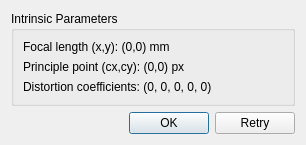
<?xml version="1.0" encoding="UTF-8"?>
<ui version="4.0">
 <class>calibrateconfirmdialog</class>
 <widget class="QDialog" name="calibrateconfirmdialog">
  <property name="geometry">
   <rect>
    <x>0</x>
    <y>0</y>
    <width>306</width>
    <height>131</height>
   </rect>
  </property>
  <property name="windowTitle">
   <string>Calibration result</string>
  </property>
  <layout class="QVBoxLayout" name="verticalLayout">
   <item>
    <widget class="QGroupBox" name="groupBox_2">
     <property name="title">
      <string>Intrinsic Parameters</string>
     </property>
     <layout class="QVBoxLayout" name="verticalLayout_2">
      <item>
       <widget class="QLabel" name="label_2">
        <property name="text">
         <string>Focal length (x,y): (0,0) mm</string>
        </property>
       </widget>
      </item>
      <item>
       <widget class="QLabel" name="label_3">
        <property name="text">
         <string>Principle point (cx,cy): (0,0) px</string>
        </property>
       </widget>
      </item>
      <item>
       <widget class="QLabel" name="label">
        <property name="text">
         <string>Distortion coefficients: (0, 0, 0, 0, 0)</string>
        </property>
       </widget>
      </item>
     </layout>
    </widget>
   </item>
   <item>
    <widget class="QDialogButtonBox" name="buttonBox">
     <property name="orientation">
      <enum>Qt::Horizontal</enum>
     </property>
     <property name="standardButtons">
      <set>QDialogButtonBox::Ok|QDialogButtonBox::Retry</set>
     </property>
    </widget>
   </item>
  </layout>
 </widget>
 <resources/>
 <connections>
  <connection>
   <sender>buttonBox</sender>
   <signal>accepted()</signal>
   <receiver>calibrateconfirmdialog</receiver>
   <slot>accept()</slot>
   <hints>
    <hint type="sourcelabel">
     <x>248</x>
     <y>254</y>
    </hint>
    <hint type="destinationlabel">
     <x>157</x>
     <y>274</y>
    </hint>
   </hints>
  </connection>
  <connection>
   <sender>buttonBox</sender>
   <signal>rejected()</signal>
   <receiver>calibrateconfirmdialog</receiver>
   <slot>reject()</slot>
   <hints>
    <hint type="sourcelabel">
     <x>316</x>
     <y>260</y>
    </hint>
    <hint type="destinationlabel">
     <x>286</x>
     <y>274</y>
    </hint>
   </hints>
  </connection>
 </connections>
</ui>
